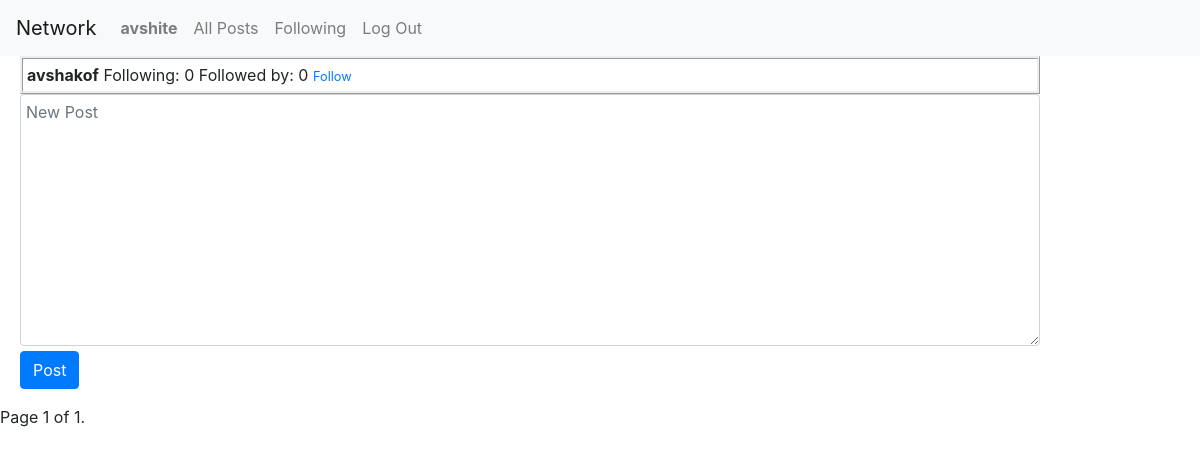
/avshakof (signed in), run on an earlier commit of the app's database.
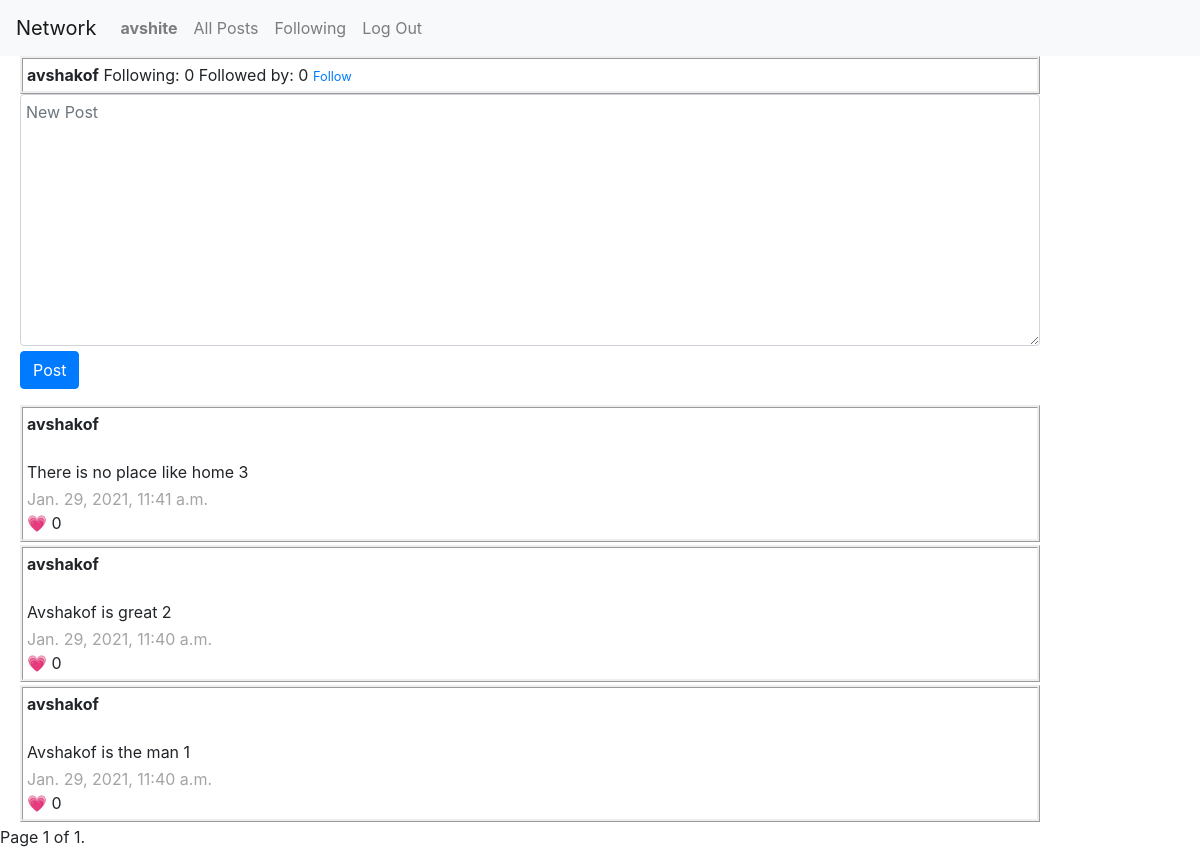
And on a later commit of the database.
### network/models.py (models this page shows, shortened)
class Post(models.Model):
    user = models.ForeignKey(User, on_delete=models.CASCADE, related_name="poster")
    content = models.CharField(max_length=256)
    timestamp = models.DateTimeField(auto_now_add=True)
    likes = models.IntegerField(default=0)

class User(AbstractUser):
    follows_this_many = models.IntegerField(default=0)
    followed_by_this_many = models.IntegerField(default=0)

### network/views.py (the view)
# urls.py: path("<str:user>", views.profile, name="profile"),
@login_required
def profile(request, user):
    profile_user = User.objects.get(username=user)
    user = request.user
    try:
        following = Following.objects.get(user_followed=profile_user, followed_by=user)
    except:
        following = None
    posts = Post.objects.all().filter(user=profile_user)
    posts = posts.order_by("-timestamp").all()
    paginator = Paginator(posts, 10)
    page_number = request.GET.get('page')
    page_obj = paginator.get_page(page_number)
    return render(request, "network/profile.html", {
        'form': NewPostForm(),
        'following': following,
        'profile_user': profile_user,
        'page_obj': page_obj,
    })

### network/views.py
class NewPostForm(forms.Form):
    content = forms.CharField(widget=forms.Textarea(attrs={
        'class': 'form-control',
        'placeholder': 'New Post',
        'required': 'required',
        'style':'padding: 5px; width: 85%; margin-left: 20px; margin-bottom: 5px;'
        }), label=False)

### network/templates/network/profile.html (shortened to what this page needs)
{% extends "network/layout.html" %}
{% block body %}
    <div class="profile-user">
            <strong>{{ profile_user }}</strong>
            <span>Following: {{ profile_user.follows_this_many }} Followed by: {{ profile_user.followed_by_this_many }}</span>
            {% if user.is_authenticated %}
                {% if user == profile_user %}
                {% else %}
                    {% if following %}
                        <a href="{% url 'followship' profile_user %}"><small>Unfollow</small></a>
                    {% else %}
                        <a href="{% url 'followship' profile_user %}"><small>Follow</small></a>
                    {% endif %}
                {% endif %}
            {% endif %}
    </div>
    {% if user.is_authenticated %}
    <div id="#new-post">
        <div class="form-group">
            <form action="{% url 'new_post'%}" method="POST" class="form-group" >
                {{ form }}
                <input type="submit" value="Post" class="btn btn-primary" style="margin-left: 20px;">
            </form>
        </div>
    </div>
    {% endif %}
    {% for post in page_obj %}
        <div class="post-list">
            <div><strong>{{ post.user }}</strong></div>
            <br>
            <div class="post-content">{{ post.content }}</div>
            <div class="post-timestamp">{{ post.timestamp }}</div>
            <div>&#128151; {{ post.likes }}</div>
        </div>
    {% endfor %}
    <div class="pagination">
        <span class="step-links">
            <div class="current">
                Page {{ page_obj.number }} of {{ page_obj.paginator.num_pages }}.
            </div>
        </span>
    </div>
{% endblock %}

What changed in the data, as far as the page shows it:
added Post: user "avshakof", content "There is no place like home 3", timestamp "Jan. 29, 2021, 11:41 a.m.", likes "0"
added Post: user "avshakof", content "Avshakof is great 2", timestamp "Jan. 29, 2021, 11:40 a.m.", likes "0"
added Post: user "avshakof", content "Avshakof is the man 1", timestamp "Jan. 29, 2021, 11:40 a.m.", likes "0"
